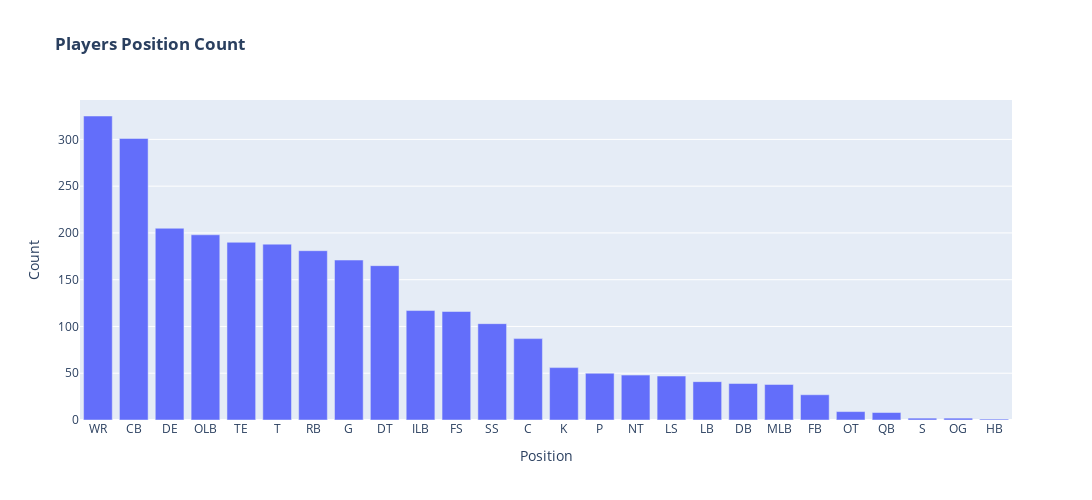

Notebook code for this chart:
### Markdown cell above
#### Alabama College has given the most number of Players

### Code cell
position_count = players.Position.value_counts()

fig = px.bar(x=position_count.index, y=position_count.values,
             labels={"x":"Position", "y":"Count"}, title="<b>Players Position Count</b>")
fig.update_layout(
  width=1300,
  height=500,
)
fig.show()

### Figure 1 — Plotly figure (JSON) as saved in the notebook; plotly's stock layout.template omitted (floating-point values rounded to 4 significant figures)
{"data": [{"alignmentgroup": "True", "hovertemplate": "Position=%{x}<br>Count=%{y}<extra></extra>", "legendgroup": "", "marker": {"color": "#636efa", "pattern": {"shape": ""}}, "name": "", "offsetgroup": "", "orientation": "v", "showlegend": false, "textposition": "auto", "type": "bar", "x": ["WR", "CB", "DE", "OLB", "TE", "T", "RB", "G", "DT", "ILB", "FS", "SS", "C", "K", "P", "NT", "LS", "LB", "DB", "MLB", "FB", "OT", "QB", "S", "OG", "HB"], "xaxis": "x", "y": [325, 301, 205, 198, 190, 188, 181, 171, 165, 117, 116, 103, 87, 56, 50, 48, 47, 41, 39, 38, 27, 9, 8, 2, 2, 1], "yaxis": "y"}], "layout": {"barmode": "relative", "height": 500, "legend": {"tracegroupgap": 0}, "title": {"text": "<b>Players Position Count</b>"}, "width": 1300, "xaxis": {"anchor": "y", "domain": [0, 1], "title": {"text": "Position"}}, "yaxis": {"anchor": "x", "domain": [0, 1], "title": {"text": "Count"}}}}
